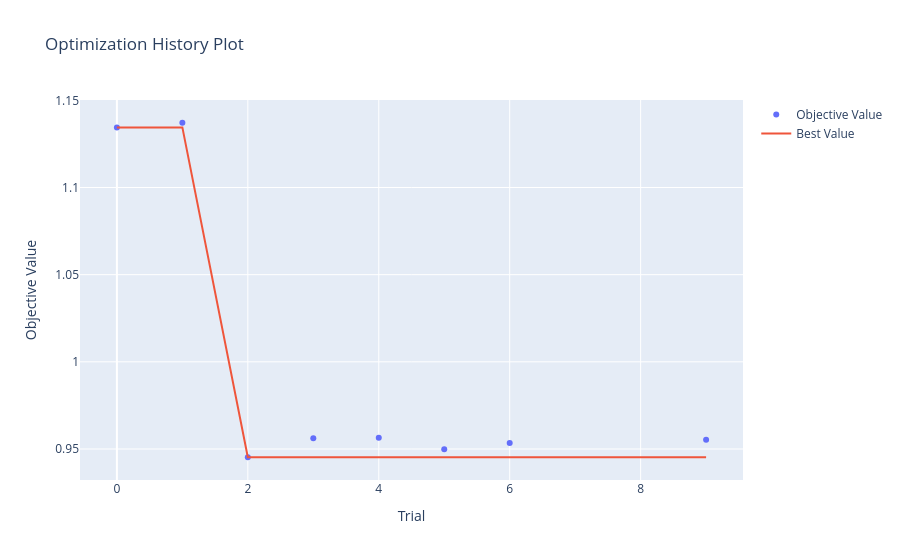

Notebook code for this chart:
### Code cell
fig=optuna.visualization.plot_optimization_history(study_loaded)
fig.show()

### Figure 1 — Plotly figure (JSON) as saved in the notebook; plotly's stock layout.template omitted (floating-point values rounded to 4 significant figures)
{"data": [{"mode": "markers", "name": "Objective Value", "type": "scatter", "x": [0, 1, 2, 3, 4, 5, 6, 9], "y": [1.134, 1.137, 0.9453, 0.9562, 0.9564, 0.9499, 0.9535, 0.9553]}, {"mode": "lines", "name": "Best Value", "type": "scatter", "x": [0, 1, 2, 3, 4, 5, 6, 7, 8, 9], "y": [1.134, 1.134, 0.9453, 0.9453, 0.9453, 0.9453, 0.9453, 0.9453, 0.9453, 0.9453]}, {"marker": {"color": "#cccccc"}, "mode": "markers", "name": "Infeasible Trial", "showlegend": false, "type": "scatter", "x": [], "y": []}], "layout": {"title": {"text": "Optimization History Plot"}, "xaxis": {"title": {"text": "Trial"}}, "yaxis": {"title": {"text": "Objective Value"}}}}
